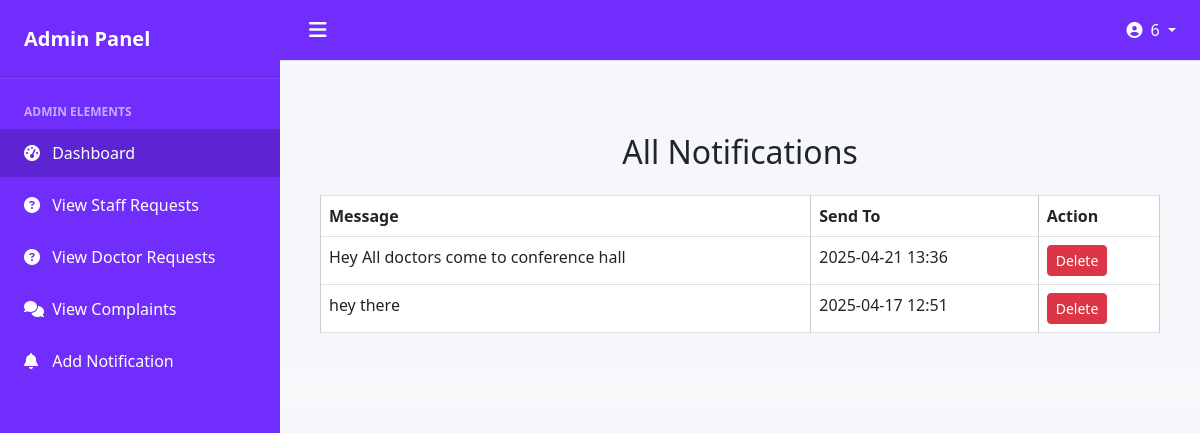
/adminapp/viewnotifi/ (signed in), run on the app's committed database.
### adminapp/models.py (models this page shows, shortened)
class Notification(models.Model):
    message = models.TextField()
    send_to = models.CharField(max_length=10, choices=(('doctor', 'Doctor'), ('staff', 'Staff')))
    created_at = models.DateTimeField(auto_now_add=True)

### adminapp/views.py (the view)
# urls.py: path('viewnotifi/',views.viewnotifi,name='viewnotifi'),
@cache_control(no_store=True, no_cache=True, must_revalidate=True)
def viewnotifi(request):
    if 'adminid' not in request.session:
        return redirect('login')
    notifications = Notification.objects.all().order_by('-created_at')
    return render(request, 'viewnotifi.html', {'notifications': notifications})

### adminapp/templates/viewnotifi.html (shortened to what this page needs)
{% extends 'adminbase.html' %}
{% load static %}
{% block admin %}
<div class="container mt-5">
    <h2 class="text-center mb-4">All Notifications</h2>
    {% if notifications %}
    <table class="table table-bordered text-center">
        <thead class="thead-dark">
            <tr>
                <th>Message</th>
                <th>Send To</th>
                <th>Action</th>
            </tr>
        </thead>
        <tbody>
            {% for note in notifications %}
            <tr>
                <td>{{ note.message }}</td>
                <td>{{ note.created_at|date:"Y-m-d H:i" }}</td>
                <td>
                    <a href="{% url 'adminapp:deletenotification' note.id %}"class="btn btn-danger btn-sm">Delete</a>
                </td>
            </tr>
            {% endfor %}
        </tbody>
    </table>
    {% else %}
        <p class="text-center">No notifications found.</p>
    {% endif %}
</div>
{% endblock %}

### adminapp/templates/adminbase.html (style rules this page uses)
:root { --primary: rgb(112, 45, 251); --primary-hover: rgb(92, 36, 211); --sidebar-width: 280px; }
body { font-family: 'Segoe UI', Tahoma, Geneva, Verdana, sans-serif; background-color: #f5f7fa; margin: 0; overflow-x: hidden; }
.container-fluid table { width: 100%; border-collapse: collapse; }
table th, table td { border: 1px solid #ccc; padding: 12px; text-align: left; }
table th { background-color: #e0f2f1; }

### data on the page
Notification: message "Hey All doctors come to conference hall", created_at "2025-04-21 13:36"
Notification: message "hey there", created_at "2025-04-17 12:51"

### other printed values
{{ request.session.adminid }} "6"
